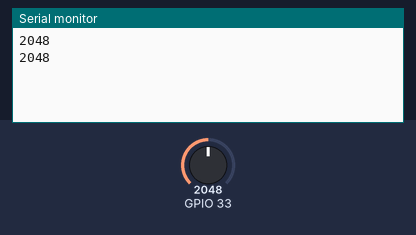
This sketch was run on a simulated ESP32. On the bench: the last lines printed to the serial monitor. Inputs (shaded band) come from the test bench; at power-on: GPIO 33 = 2048.

Above: at 1.8 s.
1.9 s: GPIO 33 set to 2866
At 2.5 s:
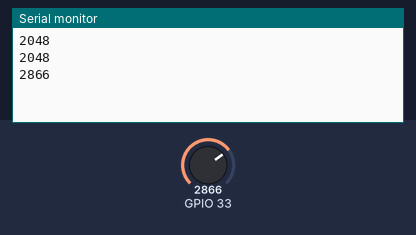
3.4 s: GPIO 33 set to 3603
At 4.8 s:
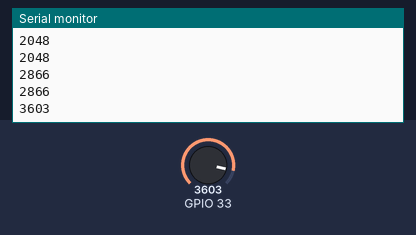
Timing chart, 0 to 6.4 s (numbered marks = the images above; inputs shaded):
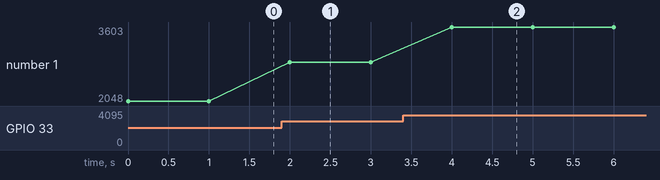

The sketch:

loadcell3.ino
```cpp
int voltage;
void setup()
{
  Serial.begin(9600);
}
void loop()
{
  voltage = analogRead(33);
  Serial.println(voltage);
  delay(1000);
}
```

Measured:
- after the input at 1.9 s, the serial monitor: prints a new line after 0.10 s (image 1)
- after the input at 3.4 s, the serial monitor: prints a new line after 0.60 s (image 2)
- plotted number 1: 2048 → 2866 after the input at 1.9 s, 2866 → 3603 after the input at 3.4 s
